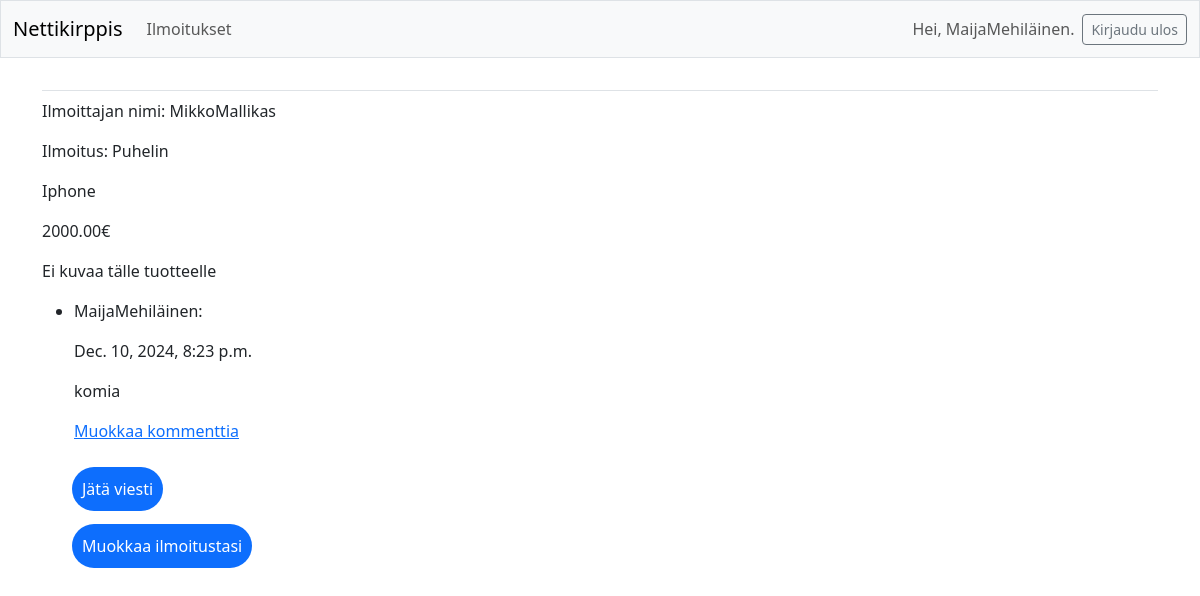
/items/3 (signed in), run on the app's committed database.
### nettikirppis/models.py (models this page shows, shortened)
class Item(models.Model):
    name = models.CharField(max_length=200)
    description = models.CharField(max_length=500)
    price = models.DecimalField(max_digits=10, decimal_places=2)
    date_added = models.DateField(auto_now_add=True)
    visible = models.BooleanField(default=True)
    owner=models.ForeignKey(User, on_delete=models.CASCADE)
    image = models.ImageField(upload_to=content_file_name, null=True, blank=True)

class Comment(models.Model):
    item = models.ForeignKey(Item, on_delete=models.CASCADE)
    text = models.TextField()
    date_added = models.DateTimeField(auto_now_add=True)
    visible = models.BooleanField(default=True)
    owner=models.ForeignKey(User, on_delete=models.CASCADE)

### nettikirppis/views.py (the view)
# urls.py: path('items/<int:item_id>', views.item, name='item'),
def item(request, item_id):
    item = Item.objects.get(id=item_id)
    comments = item.comment_set.order_by('date_added')
    replies = Reply.objects.filter(original_comment__in=[c.id for c in comments])
    context = {'item':item, 'comments':comments, 'replies':replies}
    return render(request, 'nettikirppis/item.html', context)

### nettikirppis/templates/nettikirppis/item.html (shortened to what this page needs)
{% extends 'nettikirppis/base.html' %}
{% block content %}
{% load static %}
<p>Ilmoittajan nimi: {{item.owner}}</p>
<p>Ilmoitus: {{item.name}}</p>
<p>{{ item.description }}</p>
<p>{{ item.price }}€</p>
<div>
    {% if item.image %}
        <img src="{{ item.image.url }}" height=300px; width="300px"></img>
    {% else %}
        <p>Ei kuvaa tälle tuotteelle</p>
    {% endif %}
</div>
<ul>
    {% for comment in comments %}
    <li >
        <p>{{ comment.owner }}:</p>
        <p>{{ comment.date_added }}</p>
        <p>{{ comment.text }}</p>
        {% if user.id == comment.owner.id %}
        <p>
            <a href="{% url 'nettikirppis:edit_comment' comment.id %}">
                Muokkaa kommenttia
            </a>
        </p>
        {% else %}
        <p>
            <a href="{% url 'nettikirppis:new_reply' comment.id %}">
                Vastaa
            </a>
        </p>
        {% endif %}
    </li>
    {% endfor %}
</ul>
{% if user.id != item.owner.id %}
    <form action="{% url 'nettikirppis:new_comment' item.id %}" method="post">
        <button name="submit" class="bottom-button">Jätä viesti</button>
    </form>
{% endif %}
{% if user.is_authenticated %}
    <form action="{% url 'nettikirppis:edit_item' item.id %}" method="post">
        <button name="submit" class="bottom-button">
            Muokkaa ilmoitustasi
        </button>
    </form>
{% endif %}
{% endblock content %}

### nettikirppis/templates/nettikirppis/base.html (shortened to what this page needs)
<!DOCTYPE html>
<html lang="en">
    <head>
        {% load django_bootstrap5 %}
        {% bootstrap_css %}
    </head>
    <body>
        <nav class="navbar navbar-expand-md navbar-light bg-light mb-4 border">
            <div class="container-fluid">
                <a class="navbar-brand" href="{% url 'nettikirppis:index' %}">
                    Nettikirppis
                </a>
                <div class="collapse navbar-collapse" id="navbarCollapse">
                    <ul class="navbar-nav me-auto mb-2 mb-md-0">
                        <li class="nav-item">
                            <a class="nav-link" href="{% url 'nettikirppis:items' %}">
                                Ilmoitukset
                            </a>
                        </li>
                    </ul>
                     <ul class="navbar-nav ms-auto mb-2 mb-md-0">
                        {% if user.is_authenticated %}
                            <li class="nav-item">
                                <span class="navbar-text me-2">Hei, {{ user.username }}.
                                </span>
                            </li>
                        {% endif %}
                     </ul>
                     {% if user.is_authenticated %}
                        <form action="{% url 'accounts:logout' %}" method="post">
                            <button name="submit" class="btn btn-outline-secondary btn-sm">
                                Kirjaudu ulos
                            </button>
                        </form>
                     {% endif %}
                </div>
            </div>
        </nav>
        <main class="container">
            <div class="pb-2 mb-2 border-bottom">
            </div>
            <div>
                {% block content %} {% endblock content %}
            </div>
        </main>
    </body>
</html>

### nettikirppis/templates/nettikirppis/base.html (style rules this page uses)
.bottom-button { background-color:#0d6efd; color: white; border: none; border-radius: 60px; padding: 10px 10px 10px; margin-left: 30px; margin-bottom: 5px; margin-top: 8px; }

### data on the page
Item: owner "MikkoMallikas", name "Puhelin", description "Iphone", price "2000.00"
Comment: owner "MaijaMehiläinen", date_added "Dec. 10, 2024, 8:23 p.m.", text "komia", shows "Muokkaa kommenttia"

### other printed values
{{ user.username }} "MaijaMehiläinen"
